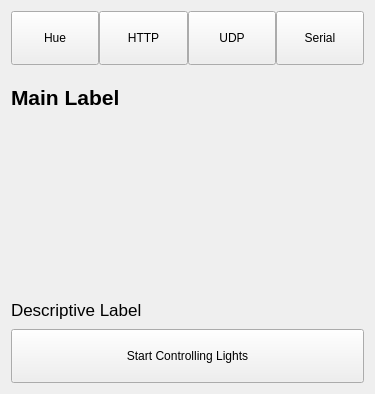
<?xml version="1.0" encoding="UTF-8"?>
<ui version="4.0">
 <class>DiscoveryPage</class>
 <widget class="QWidget" name="DiscoveryPage">
  <property name="geometry">
   <rect>
    <x>0</x>
    <y>0</y>
    <width>375</width>
    <height>394</height>
   </rect>
  </property>
  <property name="windowTitle">
   <string>Form</string>
  </property>
  <layout class="QGridLayout" name="gridLayout" rowstretch="2,2,6,1,0,2">
   <item row="0" column="0">
    <layout class="QHBoxLayout" name="horizontalLayout">
     <property name="spacing">
      <number>0</number>
     </property>
     <item>
      <widget class="QPushButton" name="hueButton">
       <property name="sizePolicy">
        <sizepolicy hsizetype="Minimum" vsizetype="Expanding">
         <horstretch>0</horstretch>
         <verstretch>0</verstretch>
        </sizepolicy>
       </property>
       <property name="text">
        <string>Hue</string>
       </property>
      </widget>
     </item>
     <item>
      <widget class="QPushButton" name="httpButton">
       <property name="sizePolicy">
        <sizepolicy hsizetype="Minimum" vsizetype="Expanding">
         <horstretch>0</horstretch>
         <verstretch>0</verstretch>
        </sizepolicy>
       </property>
       <property name="text">
        <string>HTTP</string>
       </property>
      </widget>
     </item>
     <item>
      <widget class="QPushButton" name="udpButton">
       <property name="sizePolicy">
        <sizepolicy hsizetype="Minimum" vsizetype="Expanding">
         <horstretch>0</horstretch>
         <verstretch>0</verstretch>
        </sizepolicy>
       </property>
       <property name="text">
        <string>UDP</string>
       </property>
      </widget>
     </item>
     <item>
      <widget class="QPushButton" name="serialButton">
       <property name="sizePolicy">
        <sizepolicy hsizetype="Minimum" vsizetype="Expanding">
         <horstretch>0</horstretch>
         <verstretch>0</verstretch>
        </sizepolicy>
       </property>
       <property name="text">
        <string>Serial</string>
       </property>
      </widget>
     </item>
    </layout>
   </item>
   <item row="1" column="0">
    <widget class="QLabel" name="label">
     <property name="font">
      <font>
       <pointsize>16</pointsize>
       <weight>75</weight>
       <bold>true</bold>
      </font>
     </property>
     <property name="text">
      <string>Main Label</string>
     </property>
    </widget>
   </item>
   <item row="3" column="0">
    <widget class="QLabel" name="label_2">
     <property name="font">
      <font>
       <pointsize>13</pointsize>
       <weight>50</weight>
       <bold>false</bold>
      </font>
     </property>
     <property name="text">
      <string>Descriptive Label</string>
     </property>
    </widget>
   </item>
   <item row="5" column="0">
    <widget class="QPushButton" name="startButton">
     <property name="sizePolicy">
      <sizepolicy hsizetype="Minimum" vsizetype="Expanding">
       <horstretch>0</horstretch>
       <verstretch>0</verstretch>
      </sizepolicy>
     </property>
     <property name="text">
      <string>Start Controlling Lights</string>
     </property>
    </widget>
   </item>
   <item row="2" column="0">
    <widget class="QLabel" name="label_3">
     <property name="text">
      <string/>
     </property>
    </widget>
   </item>
  </layout>
 </widget>
 <resources/>
 <connections/>
</ui>
